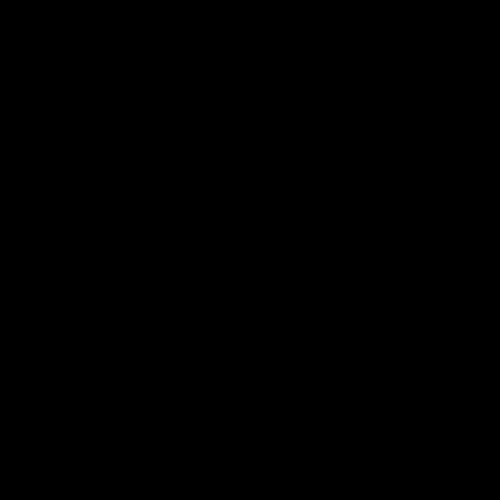
Frame 1 (no input)
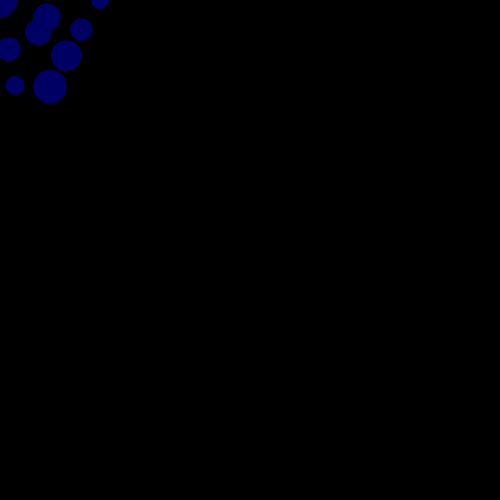
Frame 60 (the mouse pressed at the canvas centre just before this capture)
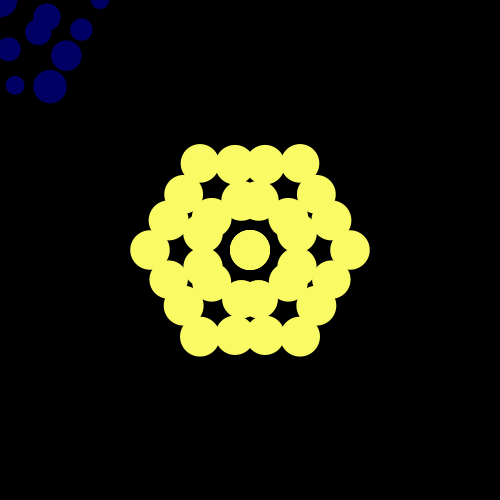
Frame 120 (the mouse held since frame 60 and released just before this capture)

The Processing sketch that drew these frames (run headless with seeded random() and noise(); from frame 60 on, the mouse is pressed at the canvas centre):

// Processing sketch: processing_60019
// ── processing_60019.pde

void setup() {
  size(500,500);
  background (0);
  smooth();
} 
float angle = 0; // 0 ~ 360  -> 0 ~ 2*PI
float distance = 0;
float circleSize = 0;
void draw() {
  angle = angle + 80;
  // 거리를 계속 더해주는 변수
  distance = distance + 30;

  float distance2 = 100*sin(distance*(PI/180));
  circleSize = circleSize + 1;

  float circleSize2 = 40*sin(circleSize*(PI/180));
  float circleX = mouseX + distance2*cos(angle*(PI/180));
  float circleY = mouseY + distance2*sin(angle*(PI/180));
  fill(mouseX,mouseY,100);
  noStroke();
 ellipse(circleX, circleY, circleSize2, circleSize2);

}
